Frame 1 (no input): blank canvas, image omitted
Frame 60 (no input): blank canvas, image omitted
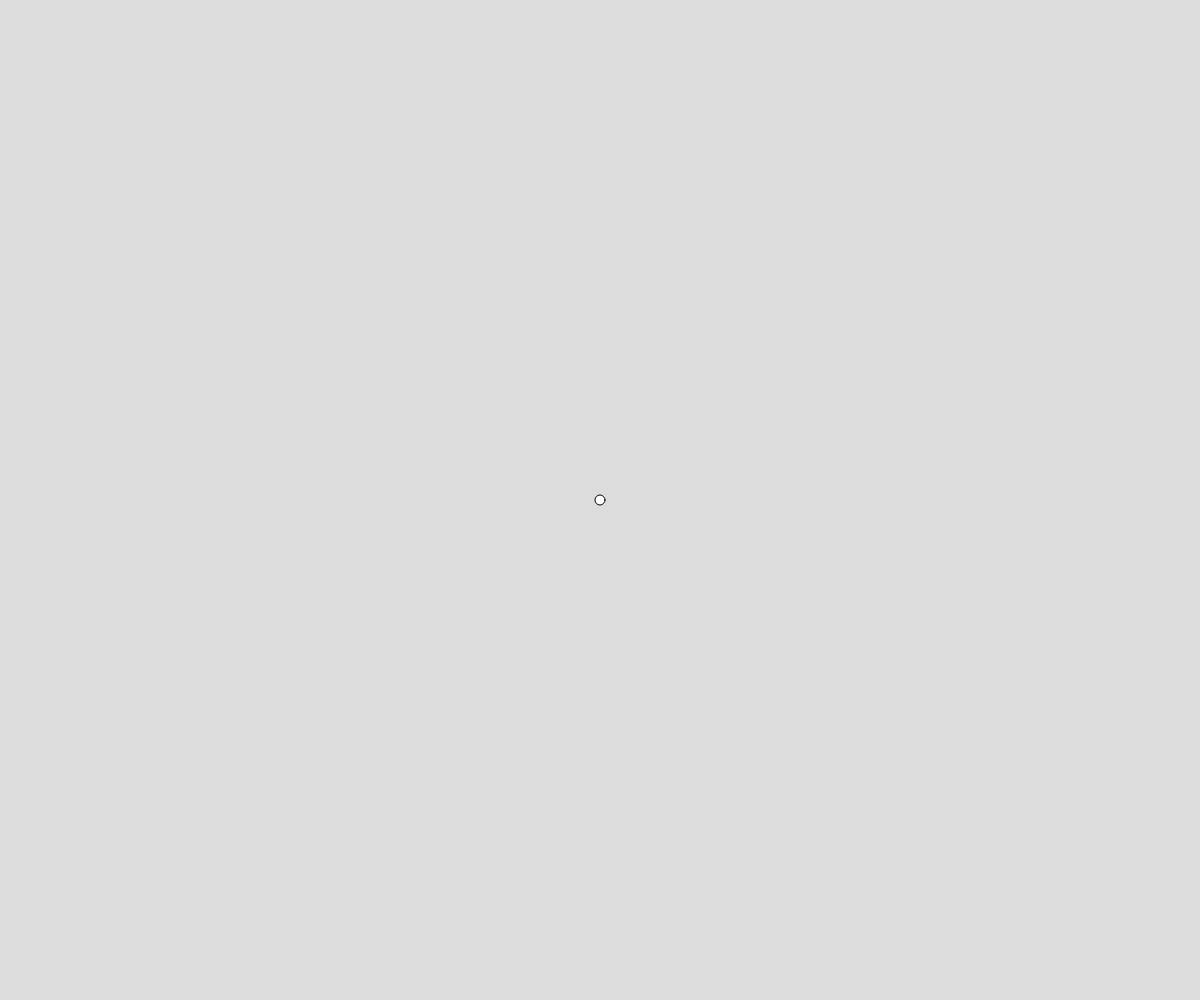
Frame 120 (the mouse pressed at the canvas centre since frame 60)

The p5.js sketch whose frames 1 and 60 were blank and that drew this single picture after the mouse press (run headless with seeded random() and noise() and a simulated clock; from frame 60 on, the mouse is pressed at the canvas centre):

// p5.js sketch
// ── sketch.js
// Objects Demo Two
// Mr. Scott
// Dec 6th, 2021
// Objects and Loops working together. Maybe some gravity.


let dotCollection = [];

function setup() {
  createCanvas(windowWidth, windowHeight);
}

function draw() {
  background(220);

  for(let i = 0; i < dotCollection.length; i++){
    dotCollection[i].process();
  }
}

function mousePressed(){
  dotCollection.push(new Dot(mouseX, mouseY, 10));
}




class Dot{
  //class constructor
  constructor(x, y, diameter){
    this.x = x;
    this.y = y;
    this.diameter = diameter;  
    this.c = color(255,255,255);
  }

  //class methods
  display(){
    fill(this.c);
    circle(this.x, this.y, this.diameter);
  }

  setColor(){
    //
  }

  process(){
    //helper function to call the appropriate class methods
    this.setColor();
    this.display();
  }
}
